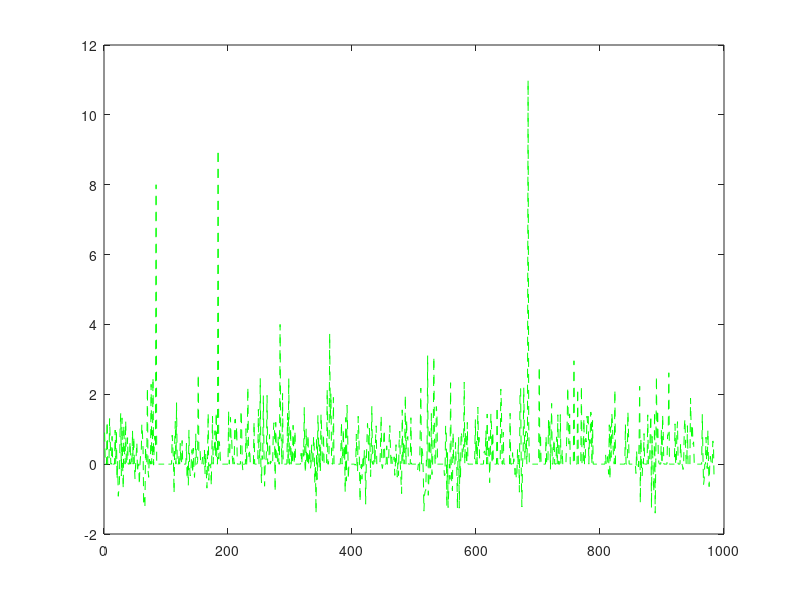
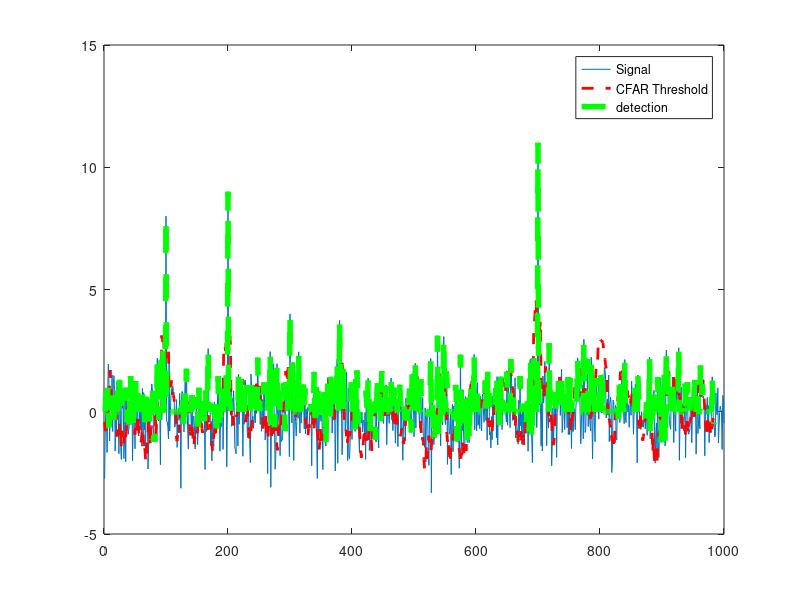

These figures' MATLAB source, in order:
clc;
clear all;
close all;

%% Implement 1D CFAR using lagging cells on the given noise and target scenario.

% Data_points
Ns = 1000;

% Generate random noise
s=randn(Ns,1);

%Targets location. Assigning bin 100, 200, 300 and 700 as Targets with the
        %amplitudes of 8, 9, 4, 11.
s([100 ,200, 300, 700])=[8 9 4 11];

%plot the output
plot(s);

%% TODO: Apply CFAR to detect the targets by filtering the noise.

% 1. Define the following:
% 1a. Training Cells
T = 12;
% 1b. Guard Cells 
G = 4;

%% Offset : Adding room above noise threshold for desired SNR 
offset=3;

% Vector to hold threshold values 
threshold_cfar = [];

%Vector to hold final signal after thresholding
signal_cfar = [];

%% 2. Slide window across the signal length
for i = 1:(Ns-(G+T))     

    % 5. Determine the noise threshold by measuring it within the training cells
        noise_level = sum(s(i:i+T-1));
    % 6. Measuring the signal within the CUT
        threshold = (noise_level/T)*offset;
        threshold_cfar = [threshold_cfar, {threshold}];
    % 8. Filter the signal above the threshold
        signal = s(i+T+G);
        if(signal <threshold)
            signal = 0;
        end
    signal_cfar = [signal_cfar, {signal}];
end




% plot the filtered signal
plot (cell2mat(signal_cfar),'g--');

% plot original sig, threshold and filtered signal within the same figure.
figure,plot(s);
hold on,plot(cell2mat(circshift(threshold_cfar,G)),'r--','LineWidth',2)
hold on, plot (cell2mat(circshift(signal_cfar,(T+G))),'g--','LineWidth',4);
legend('Signal','CFAR Threshold','detection')
